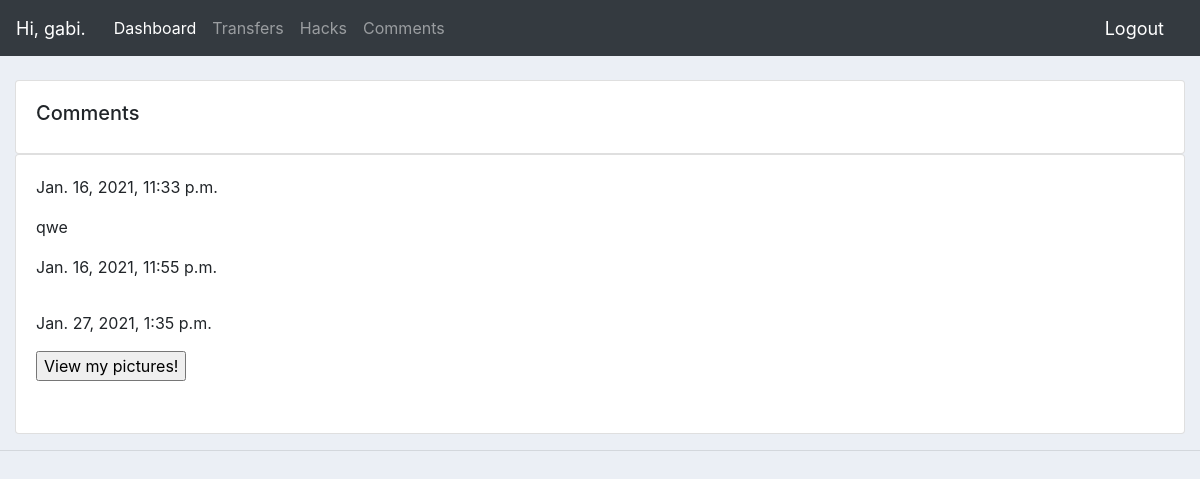
The app's page /comments/ (signed in), older data.
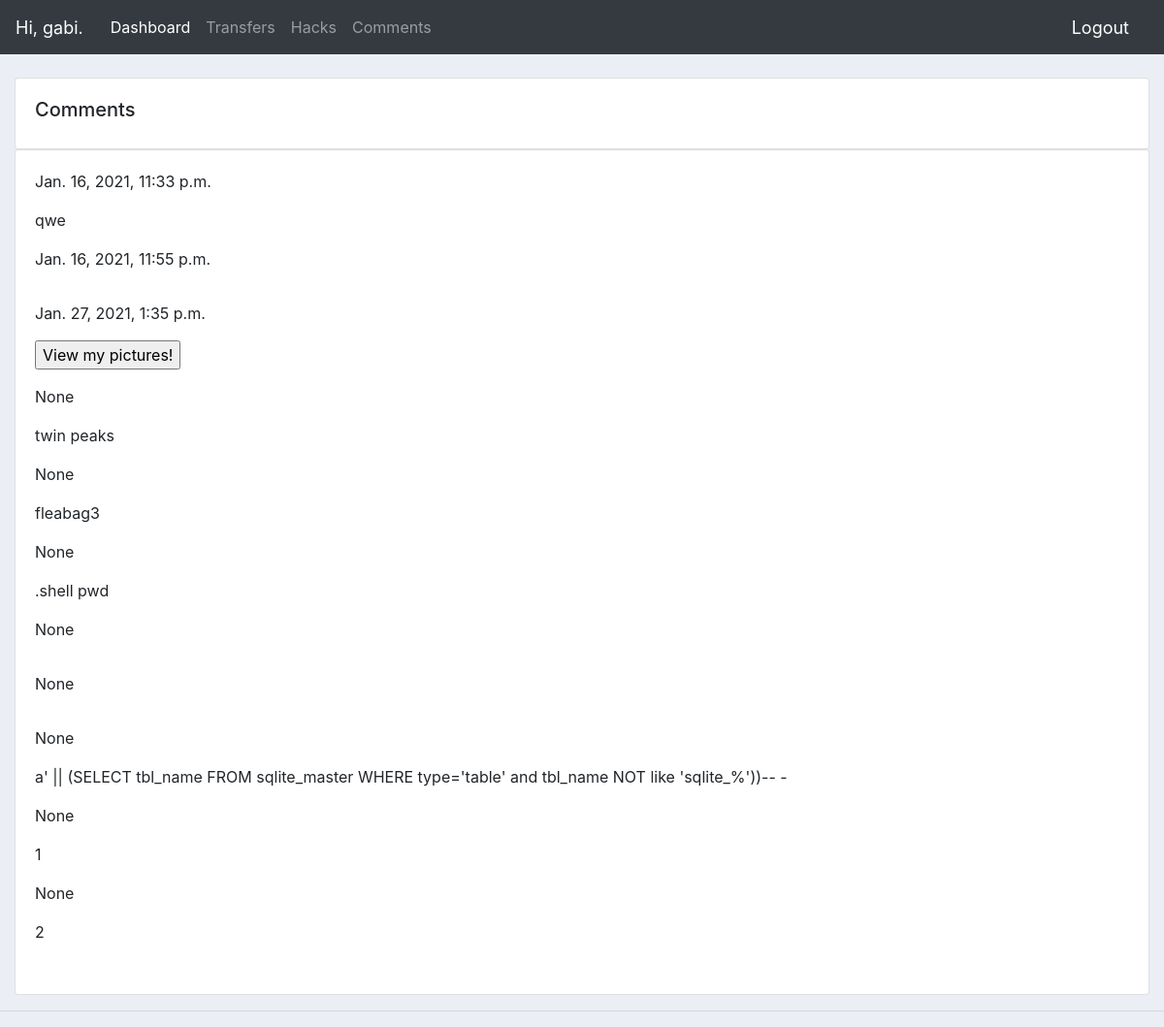
The same page, newer data.
### accounts/models.py (models this page shows, shortened)
class Comment(models.Model):
    matter = models.CharField(max_length=200, null=True)
    date_created = models.DateTimeField(auto_now=True, null=True)

### accounts/views.py (the view)
# urls.py: path('comments/', views.comments, name="comments")
@login_required(login_url='login')
def comments(request):
    my_comments = Comment.objects.all()
    return render(request, 'accounts/comments.html', {'comments': my_comments})

### accounts/templates/accounts/comments.html
{%  extends 'accounts/main.html' %}
{% block content %}
<br>
<div class="row">
    <div class="col-md">
        <div class="card card-body">
            <h5>Comments</h5>
        </div>
        <div class="card card-body">
            <table class="table">
                {% for i in comments %}
                    <p>{{i.date_created}}</p>
                    <p>{{i.matter | safe }}</p>
                {% endfor %}
            </table>
        </div>
    </div>
</div>
{% endblock content %}

Row changes from the older to the newer data that the page shows:
added Comment: date_created "None", matter "twin peaks"
added Comment: date_created "None", matter "fleabag3"
added Comment: date_created "None", matter ".shell pwd"
added Comment: date_created "None"
added Comment: date_created "None"
added Comment: date_created "None", matter "a' || (SELECT tbl_name FROM sqlite_master WHERE type='table' and tbl_name NOT like 'sqlite_%'))-- -"
added Comment: date_created "None", matter "1"
added Comment: date_created "None", matter "2"
